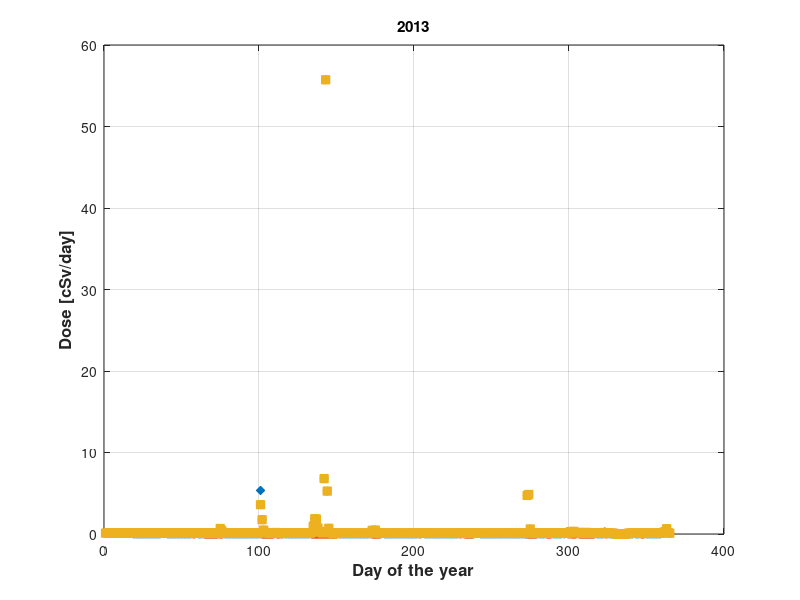
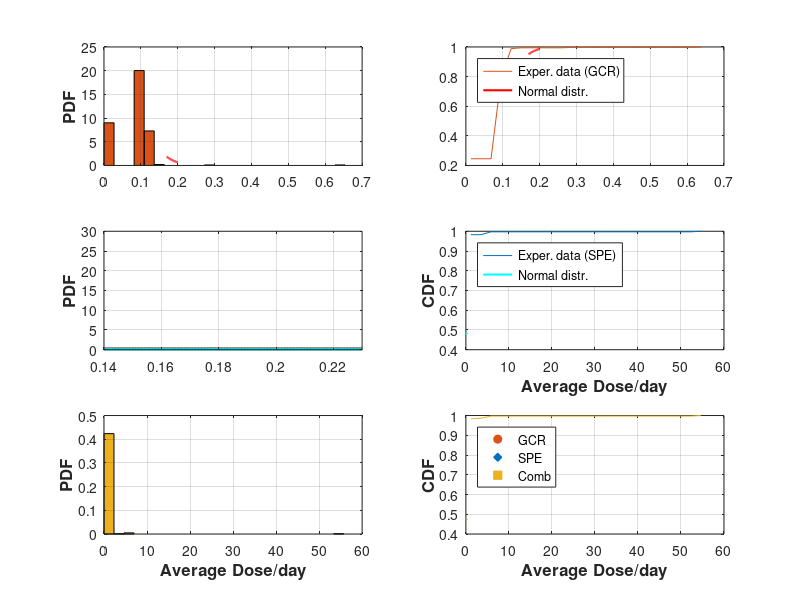

Here is the MATLAB script that generated these plots, in order:
%Daniel Gomez and Hayley E. Bower, Purdue University
%Summer 2017
%Using CRaTER Data accessed from University of New Hampshire

%% Year 2013
clc, clear, close all
% Code colors (Do not worry about this!!!  I will explain you later)
b_d = [0       0.4471    0.7412];   r_d = [0.8510    0.3255    0.0980];
y_d = [0.9294  0.6941    0.1255];   k_d = [0.3137    0.3137    0.3137];
c_d = [0.3020  0.7451    0.9333];   cc_d = [0    0.7490    0.7490];
gr_d = [.7 .7 .7];    yd_d = [0.8  0.5    0];

% GCR
data_GCR = load('UNH2013GCR.txt'); %Bring in the 2013 CRaTER Data
DOY = data_GCR(:,3); %Day of Year
D1_2 = data_GCR(:,8); %Detectors 1&2 dose rates

jj=1;
for ii = DOY(1):DOY(end)
    [ind] = find(ii==DOY);
    if isempty(ind)~=1
    m_d = mean(D1_2(ind));
    st_d = std(D1_2(ind),1);
    mat(jj,:) = [ii length(ind) m_d st_d];
    else
        mat(jj,:) = [ii length(ind) 0 0];
    end
        jj = jj +1;
end

figure(1)
% One way to plot the MEAN and the STANDARD DEVIATION
% f1 = errorbar(mat(:,1),mat(:,3),mat(:,4),...
%     'color',gr_d,'linewidth',0.5,'marker','d','LineStyle','-','MarkerSize',5,'MarkerEdgeColor',r_d,'MarkerfaceColor',r_d); grid on, hold on
% set(gca,'xtick',[175:25:375],'ytick',[0.15:.01:.21],'fontweight','normal','fontsize',11,'box','on');
f1 = plot(mat(:,1),mat(:,3),'o','color',r_d,'MarkerSize',6,'MarkerfaceColor',r_d); hold on
title('2013')

figure(2)
subplot(3,2,1)
% hh = histogram(mat(2:end-1,3),24,'Normalization','pdf','FaceColor',r_d); hold on, grid on
n=length(mat(2:end-1,3));
[counts,centers] = hist(mat(2:end-1,3),24);
prob = counts/ (n * (centers(2)-centers(1)));
H = bar(centers,prob,'hist'); hold on, grid on
set(H,'facecolor',r_d);

mu = mean(mat(2:end-1,3));
sigma = std(mat(2:end-1,3),1);
xx = .17:0.001:.2;
% y = exp(-(y-mu).^2./(2*sigma^2))./(sigma*sqrt(2*pi));
y = pdf('normal',xx,mu,sigma);
plot(xx,y,'r','LineWidth',1.5)
ylabel('PDF','fontweight','bold','fontsize',12)
aa = title('2013','position',[0.2050 206.0440 -1.4211e-14]);

subplot(3,2,2)
count_sum = cumsum(prob);
plot(centers(1:end),count_sum/(count_sum(end)),'color',r_d), grid on, hold on
y = cdf('normal',xx,mu,sigma);
plot(xx,y,'r','LineWidth',1.5),  grid on
legend('Exper. data (GCR)','Normal distr.','location','northwest')

%==================================================
% SPE
clear DOY D1_2 mat  m_d st_d
data_SPE = load('UNH2013SPE.txt'); %Bring in the 2013 CRaTER Data
DOY = data_SPE(:,3); %Day of Year
D1_2 = data_SPE(:,8); %Detectors 1&2 dose rates

jj=1;
for ii = DOY(1):DOY(end)
    [ind] = find(ii==DOY);
    if isempty(ind)~=1
    m_d = mean(D1_2(ind));
    st_d = std(D1_2(ind),1);
    mat(jj,:) = [ii length(ind) m_d st_d];
    else
        mat(jj,:) = [ii length(ind) 0 0];
    end
        jj = jj +1;
end

figure(1);
% f2 = errorbar(mat(:,1),mat(:,3),mat(:,4),...
%     'color',gr_d,'linewidth',0.5,'marker','o','LineStyle','-','MarkerSize',5,'MarkerEdgeColor',b_d,'MarkerfaceColor',b_d); grid on, hold on
% set(gca,'xtick',[175:25:375],'ytick',[0.15:.01:.21],'fontweight','normal','fontsize',11,'box','on')
f2 = plot(mat(:,1),mat(:,3),'d','color',b_d,'MarkerSize',6,'MarkerfaceColor',b_d); grid on, hold on

figure(2)
subplot(3,2,3)
% hh = histogram(mat(2:end-1,3),20,'Normalization','pdf','FaceColor',b_d); hold on, grid on
n=length(mat(2:end-1,3));
[counts,centers] = hist(mat(2:end-1,3),24);
prob = counts/ (n * (centers(2)-centers(1)));
H = bar(centers,prob,'hist'); hold on, grid on
set(H,'facecolor',b_d);

mu = mean(mat(2:end-1,3));
sigma = std(mat(2:end-1,3),1);
xx = .14:0.001:.23;
% y = exp(-(y-mu).^2./(2*sigma^2))./(sigma*sqrt(2*pi));
y = pdf('normal',xx,mu,sigma);
plot(xx,y,'c','LineWidth',1.5)
ylabel('PDF','fontweight','bold','fontsize',12)
axis([ 0.14 .23 0 30])

subplot(3,2,4)
count_sum = cumsum(prob);
plot(centers(1:end),count_sum/(count_sum(end)),'color',b_d), grid on, hold on
y = cdf('normal',xx,mu,sigma);
plot(xx,y,'c','LineWidth',1.5),  grid on
ylabel('CDF','fontweight','bold','fontsize',12)
xlabel('Average Dose/day','fontweight','bold','fontsize',12)
legend('Exper. data (SPE)','Normal distr.','location','northwest')

%==================================================
% COMB
clear DOY D1_2 y xx mat m_d st_d

data_comb = load('UNH2013Comb.txt'); %Bring in the 2013 CRaTER Data
DOY = data_comb(:,3); %Day of Year
D1_2 = data_comb(:,8); %Detectors 1&2 dose rates

jj=1;
for ii = DOY(1):DOY(end)
    [ind] = find(ii==DOY);
    if isempty(ind)~=1
    m_d = mean(D1_2(ind));
    st_d = std(D1_2(ind),1);
    mat(jj,:) = [ii length(ind) m_d st_d];
    else
        mat(jj,:) = [ii length(ind) 0 0];
    end
        jj = jj +1;
end

figure(1)
% f3 = errorbar(mat(:,1),mat(:,3),mat(:,4),...
%     'color',gr_d,'linewidth',0.5,'marker','s','LineStyle','-','MarkerSize',5,'MarkerEdgeColor',yd_d,'MarkerfaceColor',y_d); grid on, hold on
% set(gca,'xtick',[175:25:375],'ytick',[0.15:.01:.21],'fontweight','normal','fontsize',11,'box','on')
f3 = plot(mat(:,1),mat(:,3),'s','color',y_d,'MarkerSize',6,'MarkerfaceColor',y_d); grid on, hold on
axis()
title('2013')
xlabel('Day of the year','fontweight','bold','fontsize',12)
ylabel('Dose [cSv/day]','fontweight','bold','fontsize',12)

figure(2)
subplot(3,2,5)
% hh = histogram(mat(2:end-1,3),24,'Normalization','pdf','FaceColor',y_d); hold on, grid on
n=length(mat(2:end-1,3));
[counts,centers] = hist(mat(2:end-1,3),24);
prob = counts/ (n * (centers(2)-centers(1)));
H = bar(centers,prob,'hist'); hold on, grid on
set(H,'facecolor',y_d);

mu = mean(mat(2:end-1,3));
sigma = std(mat(2:end-1,3),1);
xx = .16:0.001:.19;
% y = exp(-(y-mu).^2./(2*sigma^2))./(sigma*sqrt(2*pi));
y = pdf('normal',xx,mu,sigma);
plot(xx,y,'LineWidth',1.5,'color',yd_d)
ylabel('PDF','fontweight','bold','fontsize',12)
xlabel('Average Dose/day','fontweight','bold','fontsize',12)

subplot(3,2,6)
count_sum = cumsum(prob);
plot(centers(1:end),count_sum/(count_sum(end)),'color',y_d), grid on, hold on
y = cdf('normal',xx,mu,sigma);
plot(xx,y,'LineWidth',1.5,'color',yd_d),  grid on
ylabel('CDF','fontweight','bold','fontsize',12)
xlabel('Average Dose/day','fontweight','bold','fontsize',12)
 aaa = legend('Exper. data (Comb)','Normal distr.','location','northwest');

legend([f1 f2 f3],'GCR','SPE','Comb')


% IMPORTANT:  This is the best way to save a figure as PDF in Matlab
% set(1,'PaperSize' ,[5.8 4.5],'PaperPositionMode','auto')
% print('-f1','-painters','Radiation_01','-dpdf')


print(1,'All_rad_2013', '-dpng', '-r900')
print(2,'Proba_rad_2013', '-dpng', '-r900')


